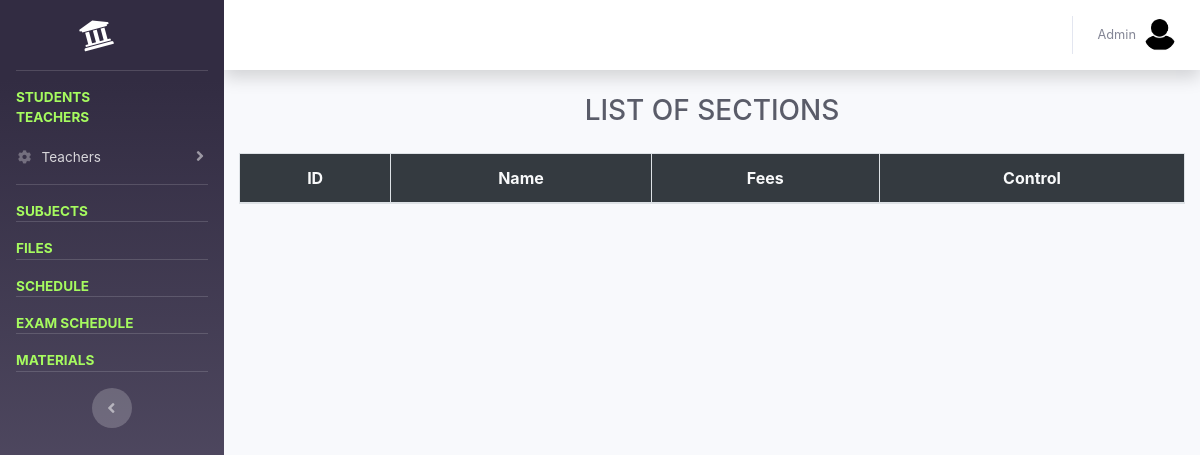
The app's page /admins/all-section.php (signed in), older data.
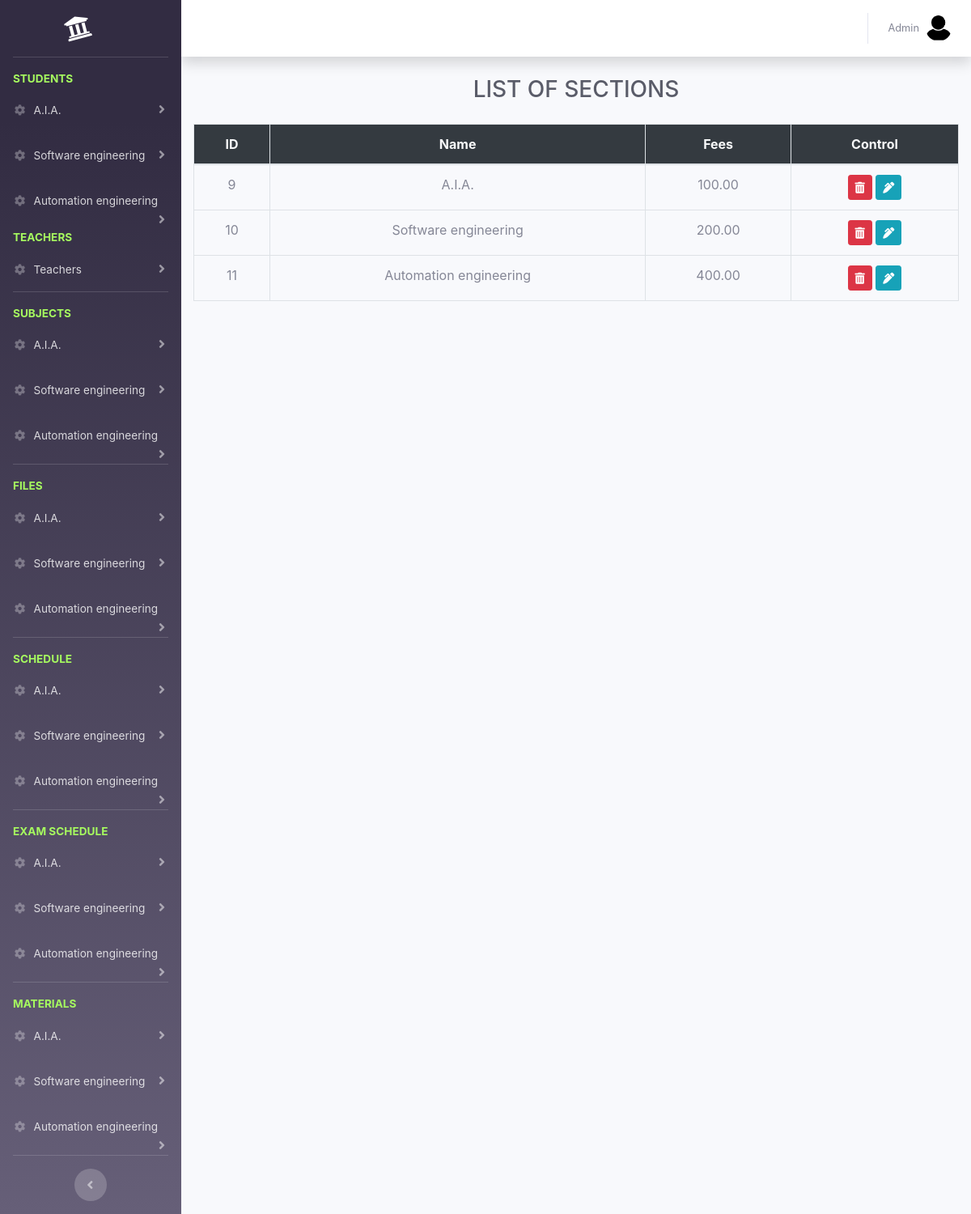
The same page, newer data.
### tables this page shows
CREATE TABLE `sections` (
  `id` int(11) NOT NULL,
  `name` varchar(100) NOT NULL,
  `fees` decimal(10,2) NOT NULL
);

### admins/all-section.php (the view, shortened to what the changed rows need)
<?php
require('../connection.php');
include('../layout/header.php');
include('layout/sidebar.php');
$sql = "SELECT * FROM sections";
$result = mysqli_query($conn, $sql);
$sections = $result->fetch_all(MYSQLI_ASSOC);
?>
<div class="container-fluid">
    <div class="d-sm-flex align-items-center justify-content-between mb-4">
        <h1 class="m-auto h3 mb-0 text-gray-800 text-uppercase">list of sections</h1>
    </div>
    <div class="row">
        <div class="col-md-12">
            <table class="table table-bordered sections_table">
                <thead>
                <tr class="bg-dark text-light text-center">
                    <th>ID</th>
                    <th>Name</th>
                    <th>Fees</th>
                    <th>Control</th>
                </tr>
                </thead>
                <tbody>
                    <?php
                    foreach ($sections as $section) { ?>
                        <tr class="text-center">
                            <td><?= $section['id']?></td>
                            <td><?= $section['name']?></td>
                            <td><?= $section['fees']?></td>
                            <td>
                                <a href="#" data-toggle="modal" data-target="#delete_modal" data-href="<?=APP?>/controllers/sections/delete.php?id=<?=$section['id']?>" class="btn btn-danger btn-sm delete_link"><i class="fa fa-trash-alt"></i></a>
                                <a data-toggle="modal" data-target="#edit_modal" href="#" data-href="<?=APP?>/controllers/sections/get_info.php?id=<?=$section['id']?>" class="btn btn-info btn-sm edit_link"><i class="fa fa-pen-alt"></i></a>
                            </td>
                        </tr>
                    <?php } ?>
                </tbody>
            </table>
        </div>
    </div>
</div>
<?php include('../layout/footer.php');?>

### admins/layout/sidebar.php (shortened to what the changed rows need)
<?php
$sectionsSql = "SELECT  sections.* FROM sections
                    LEFT JOIN section_years on sections.id=section_years.section_id GROUP BY sections.id";
$result = mysqli_query($conn, $sectionsSql);
$sections = $result->fetch_all(MYSQLI_ASSOC);
?>
<div id="wrapper">
      <ul class="navbar-nav bg-gradient-primary sidebar sidebar-dark accordion" id="accordionSidebar">
      <?php
      foreach ($sections as $section) { ?>
          <li class="nav-item">
              <a class="nav-link collapsed" href="#" data-toggle="collapse" data-target="#student_<?=$section['id']?>" aria-expanded="true" aria-controls="collapseProfi">
                  <i class="fas fa-fw fa-cog"></i>
                  <span><?=$section['name']?></span>
              </a>
          </li>
      <?php  } ?>
      <?php
      foreach ($sections as $section) { ?>
          <li class="nav-item">
              <a class="nav-link collapsed" href="#" data-toggle="collapse" data-target="#subject_<?=$section['id']?>" aria-expanded="true" aria-controls="collapseProfi">
                  <i class="fas fa-fw fa-cog"></i>
                  <span><?=$section['name']?></span>
              </a>
          </li>
      <?php  } ?>
          <?php
          foreach ($sections as $section) { ?>
              <li class="nav-item">
                  <a class="nav-link collapsed" href="#" data-toggle="collapse" data-target="#file_<?=$section['id']?>" aria-expanded="true" aria-controls="collapse">
                      <i class="fas fa-fw fa-cog"></i>
                      <span><?=$section['name']?></span>
                  </a>
              </li>
          <?php  } ?>
      <?php
      foreach ($sections as $section) { ?>
          <li class="nav-item">
              <a class="nav-link collapsed" href="#" data-toggle="collapse" data-target="#schedule_<?=$section['id']?>" aria-expanded="true" aria-controls="collapse">
                  <i class="fas fa-fw fa-cog"></i>
                  <span><?=$section['name']?></span>
              </a>
          </li>
      <?php  } ?>
      <?php
      foreach ($sections as $section) { ?>
          <li class="nav-item">
              <a class="nav-link collapsed" href="#" data-toggle="collapse" data-target="#exam_schedule_<?=$section['id']?>" aria-expanded="true" aria-controls="collapse">
                  <i class="fas fa-fw fa-cog"></i>
                  <span><?=$section['name']?></span>
              </a>
          </li>
      <?php  } ?>
      <?php
      foreach ($sections as $section) { ?>
          <li class="nav-item">
              <a class="nav-link collapsed" href="#" data-toggle="collapse" data-target="#course_<?=$section['id']?>" aria-expanded="true" aria-controls="collapse">
                  <i class="fas fa-fw fa-cog"></i>
                  <span><?=$section['name']?></span>
              </a>
          </li>
      <?php  } ?>
      </ul>
      <div id="content-wrapper" class="d-flex flex-column">
        <div id="content">

Row changes from the older to the newer data that the page shows:
added sections: name "A.I.A.", id "9", fees "100.00"
added sections: name "Software engineering", id "10", fees "200.00"
added sections: name "Automation engineering", id "11", fees "400.00"
